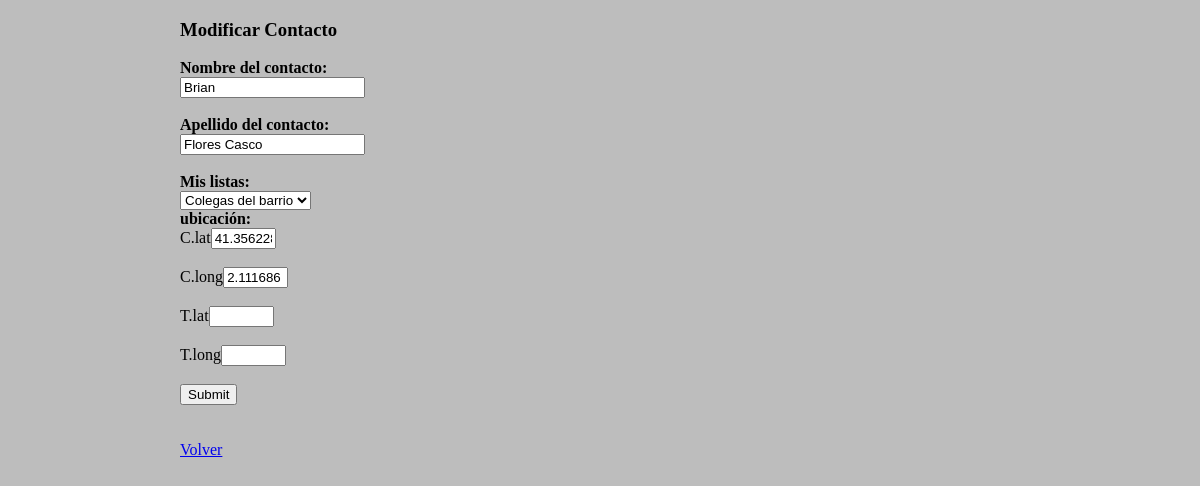
Page /modificarContacto.php?idCont=1 (signed in) on the committed database.
### tables this page shows
CREATE TABLE IF NOT EXISTS `contacto` (
`id_contacto` int(11) NOT NULL,
  `nombre_contacto` varchar(20) DEFAULT NULL,
  `apellidos_contacto` varchar(40) DEFAULT NULL,
  `id_ubicacion` int(11) DEFAULT NULL,
  `id_lista` int(11) DEFAULT NULL
);

CREATE TABLE IF NOT EXISTS `ubicacion` (
`id_ubicacion` int(11) NOT NULL,
  `casa_lat` varchar(30) DEFAULT NULL,
  `casa_lon` varchar(30) DEFAULT NULL,
  `trabajo_lat` varchar(30) DEFAULT NULL,
  `trabajo_lon` varchar(30) DEFAULT NULL
);

### modificarContacto.php (the view, shortened to what this page needs)
<?php
  	include("conexion.php");
  	$sql="SELECT contacto.*, ubicacion.*, lista.* FROM contacto INNER JOIN ubicacion ON contacto.id_ubicacion=ubicacion.id_ubicacion INNER JOIN lista ON contacto.id_lista=lista.id_lista WHERE id_contacto=$_REQUEST[idCont]";
	$datos = mysqli_query($con, $sql);
?>
<!DOCTYPE html>
<html>
	<head>
		<link rel="stylesheet" type="text/css" href="style.css">
	</head>
	<body>
		<?php
		if(mysqli_num_rows($datos)>0){
			$prod=mysqli_fetch_array($datos);
		?>
			<article>
				<h3>Modificar Contacto</h3>
			</article>
			<article id = "Contactform">
				<form name="formModContacto" action="modificarContacto.proc.php" method="POST">
					<strong>Nombre del contacto:</strong><br/>
					<input type="text" name="nomCont" size="20" maxlength="25" value="<?php echo $prod['nombre_contacto']; ?>"required/><br/><br/>
					<strong>Apellido del contacto:</strong><br/>
					<input type="text" name="apellCont" size="20" maxlength="25" value="<?php echo $prod['apellidos_contacto']; ?>"/><br/><br/>
					<strong>Mis listas:</strong><br/>
					<select name="idlista">
							<?php
							$con = mysqli_connect('localhost', 'root', 'DAW22015', 'bd_mycontacts');
							$sql = mysqli_query($con, "SELECT * FROM lista, usuario WHERE `lista`.`id_usuario` = '$_SESSION[id]' AND `usuario`.`mail_usuario` = '$_SESSION[mail]'");
							while($dato=mysqli_fetch_array($sql)) {
							echo "<option value=\"$dato[id_lista]\">$dato[nombre_lista]</option>";
							}
							?>
					</select>
					<br/>
					<strong>ubicación:</strong><br/>
					C.lat<input type="text" name="casalatCont" size="5" maxlength="8" value="<?php echo $prod['casa_lat']; ?>"/><br/><br/>
					C.long<input type="text" name="casalonCont" size="5" maxlength="8" value="<?php echo $prod['casa_lon']; ?>"/><br/><br/>
					T.lat<input type="text" name="trabajolatCont" size="5" maxlength="8" value="<?php echo $prod['trabajo_lat']; ?>"/><br/><br/>
					T.long<input type="text" name="trabajolonCont" size="5" maxlength="8" value="<?php echo $prod['trabajo_lon']; ?>"/><br/><br/>
					<input id="botonFormModContacto" type="submit" value="Submit">
				</form>
			</article>
		<?php
		} else {
			echo "Usuario con id=$_REQUEST[idCont] no encontrado!";
		}
		?>
		<br/><br/>
		<article>
			<a font color= "black" href="gestionarcontactos.php">Volver</a>
		</article>
	</body>
</html>

### style.css (style rules this page uses)
body { margin: 1% 15% 0 15%; background-color: #BDBDBD; }

### rows in the picture
contacto: nomCont "Brian", apellCont "Flores Casco", casalatCont "41.356228", casalonCont "2.111686"

### other values in the picture
form field idlista "Colegas del barrio"
